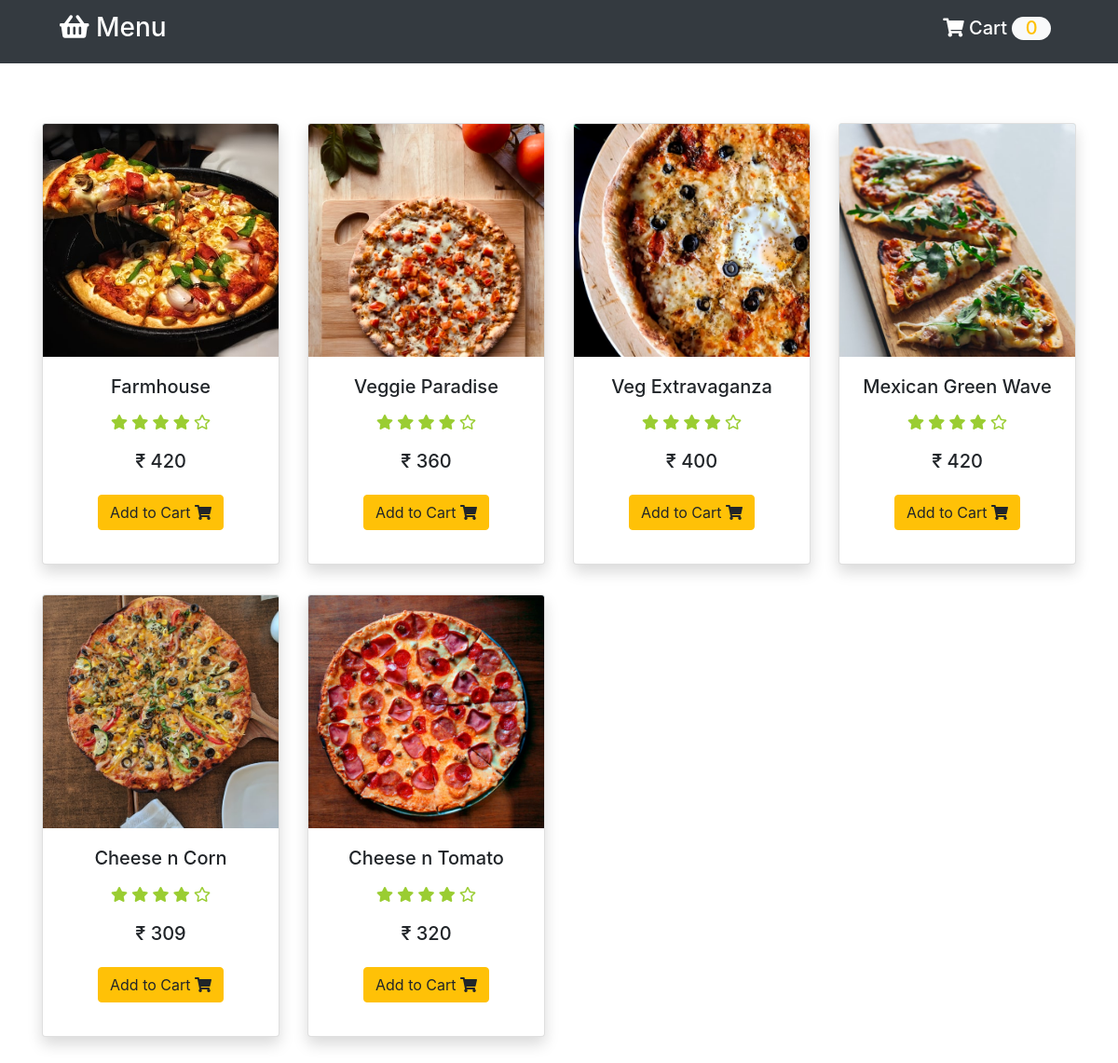
Page /menu/pizza.php (signed in) on the committed database.
### tables this page shows
CREATE TABLE `menu` (
  `Menuid` int(20) NOT NULL,
  `Name` varchar(50) NOT NULL,
  `Price` int(20) NOT NULL,
  `Icon` text NOT NULL,
  `Categories` varchar(20) NOT NULL
);

### menu/pizza.php (the view, shortened to what this page needs)
<?php include '..\login\session_check.php';
?>
<!doctype html>
<html lang="en">
<head>
    <link rel="stylesheet" href="https://cdnjs.cloudflare.com/ajax/libs/font-awesome/5.8.2/css/all.css" />
    <link rel="stylesheet" href="https://stackpath.bootstrapcdn.com/bootstrap/4.3.1/css/bootstrap.min.css">
    <link rel="stylesheet" href="style.css">
</head>
<body>
<?php require_once ("php/header.php"); ?>
<div class="container">
        <div class="row text-center py-5">
            <?php
                $sql = "SELECT * from menu where Categories ='pizza'";
                $result = mysqli_query($conn, $sql);
                while ($row = mysqli_fetch_assoc($result)){
                    echo "
                    <div class='col-md-3 col-sm-6 my-3 my-md-3'>
                        <form action='pizza.php' method='post'>
                            <div class='card shadow'>
                                <div>
                                    <img src='pizza\\$row[Icon]' alt='Image1' name='icon' class='card-img-top img'>
                                    <input type='hidden' name='icon' value='$row[Icon]'>
                                </div>
                                <div class='card-body'>
                                    <h5 class='card-title' >$row[Name]</h5>
                                    <input type='hidden' name='productname' value='$row[Name]'>
                                    <h6>
                                        <i class='fas fa-star'></i>
                                        <i class='fas fa-star'></i>
                                        <i class='fas fa-star'></i>
                                        <i class='fas fa-star'></i>
                                        <i class='far fa-star'></i>
                                    </h6>
                                    <p class='card-text'>
                                    </p>
                                    <h5>
                                        <span class='price' >₹ $row[Price]</span>
                                        <input type='hidden' name='productprice' value='$row[Price]'>
                                    </h5>
                                    <button type='submit' class='btn btn-warning my-3' name='add'>Add to Cart <i class='fas fa-shopping-cart'></i></button>
                                    <input type='hidden' name='product_id' value='$row[Menuid]'>
                                </div>
                            </div>
                        </form>
                    </div>
                    ";
                }
            ?>
        </div>
</div>
</body>
</html>

### menu/style.css (style rules this page uses)
img { max-width: 100%; background: lightblue; background: radial-gradient(white 30%, lightblue 70%); width: 250px; height: 250px; object-fit: cover; }
.fa-star, .fa-star-half { color: yellowgreen; padding: 3% 0; }

### rows in the picture
menu: Icon (picture), Name "Farmhouse", Price "420"
menu: Icon (picture), Name "Veggie Paradise", Price "360"
menu: Icon (picture), Name "Veg Extravaganza", Price "400"
menu: Icon (picture), Name "Mexican Green Wave", Price "420"
menu: Icon (picture), Name "Cheese n Corn", Price "309"
menu: Icon (picture), Name "Cheese n Tomato", Price "320"
